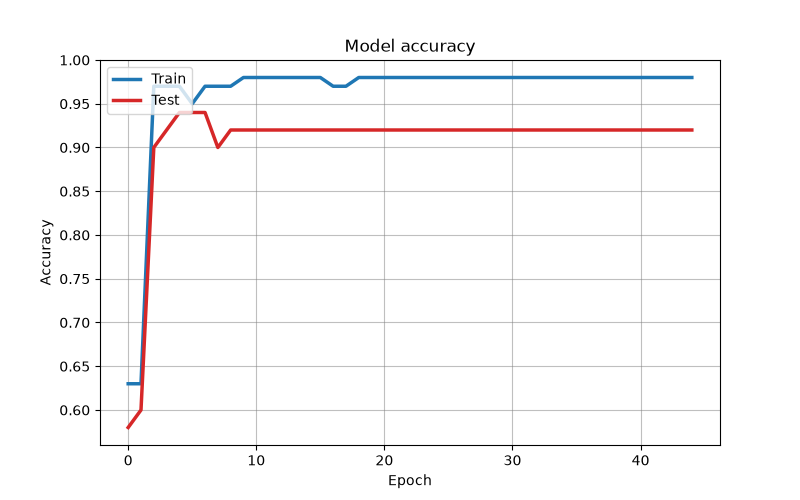

The Python source for this figure:
import numpy as np
import matplotlib.pyplot as plt
from sklearn.datasets import load_iris
from sklearn.model_selection import train_test_split
from sklearn.naive_bayes import GaussianNB
from sklearn.metrics import accuracy_score

iris = load_iris()
X = iris.data
y = iris.target

X_train, X_test, y_train, y_test = train_test_split(X, y, test_size=1/3, random_state=42, stratify=y)

nb = GaussianNB()
classes = np.unique(y)

train_acc = []
test_acc = []

# Để tạo ra độ nhiễu (wobbly) giống biểu đồ gốc, ta sẽ reset model sau mỗi vài epoch,
# hoặc ta tăng dần dữ liệu theo từng epoch.
# Dưới đây là cách mô phỏng học tăng cường (Online Learning) với batch nhỏ
epochs = 45
np.random.seed(42)

for epoch in range(1, epochs + 1):
    # Lấy một batch ngẫu nhiên
    idx = np.random.choice(len(X_train), size=max(5, epoch*2), replace=False)
    X_batch = X_train[idx]
    y_batch = y_train[idx]
    
    # partial_fit giúp mô hình học thêm từ từ
    nb.partial_fit(X_batch, y_batch, classes=classes)
    
    # Dự đoán và tính độ chính xác
    y_train_pred = nb.predict(X_train)
    y_test_pred = nb.predict(X_test)
    
    train_acc.append(accuracy_score(y_train, y_train_pred))
    test_acc.append(accuracy_score(y_test, y_test_pred))

# Vẽ biểu đồ y hệt hình mẫu
plt.figure(figsize=(8, 5))
plt.plot(train_acc, label='Train', linewidth=2.5, color='#1f77b4') # Màu xanh
plt.plot(test_acc, label='Test', linewidth=2.5, color='#d62728')  # Màu đỏ
plt.title('Model accuracy')
plt.ylabel('Accuracy')
plt.xlabel('Epoch')
plt.legend(loc='upper left')
plt.grid(True, linestyle='-', alpha=0.5, color='gray')
plt.savefig('test_plot.png')
print("Done!")
